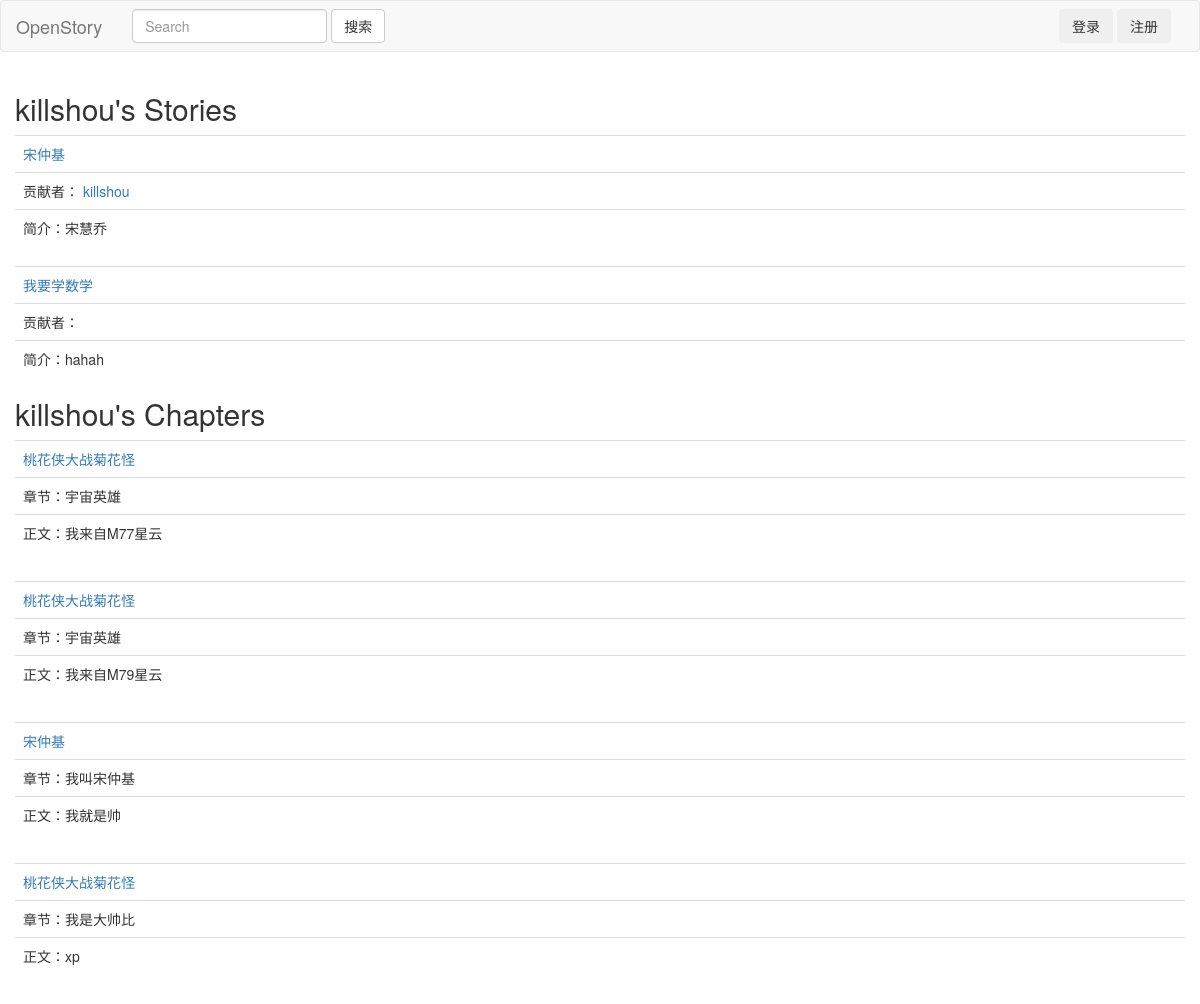
Screenshot of /killshou/ with the database file from the repository.
### story/models.py (models this page shows)
class Story(models.Model):
    title = models.TextField(default='')
    brief = models.TextField(default='')
    owner = models.ForeignKey(User,default=None)

class Chapter(models.Model):
    subtitle = models.TextField(default='')
    content = models.TextField(default='')
    story = models.ForeignKey(Story, default=None)
    writter = models.ForeignKey(User, default=None)

### author/views.py (the view)
# urls.py: url(r'^([a-zA-Z_]+)/', views.user_page, name="author"),
def user_page(request, username):
    if request.user.username == username:
        user = request.user
    else:
        user = User.objects.get(username=username)
    return render(request, 'author.html',{'user':user,})

### author/templates/author.html
{% extends 'base.html' %} {% block header %}
<h2>{{ user.username }}'s Stories</h2>
{% for story in user.story_set.all %}
<table class='table'>
    <tr>
        <td><a href="{% url 'viewstory' story.id %}">{{ story.title }}</a></td>
    </tr>
    <tr>
        <td>贡献者： {% for chapter in story.chapter_set.all %}
            <a href="{% url 'author' chapter.writter.username %}">{{ chapter.writter.username }}</a> {% endfor %}
        </td>
    </tr>
    <tr>
        <td>简介：{{ story.brief }}</td>
    </tr>
</table>
{% endfor %}
<h2>{{ user.username }}'s Chapters</h2> {% for chapter in user.chapter_set.all %}
<table class='table'>
    <tr>
        <td><a href="{% url 'viewstory' chapter.story.id %}">{{ chapter.story.title }}</a></td>
    </tr>
    <tr>
        <td>章节：{{ chapter.subtitle }}</td>
    </tr>
    <tr>
        <td>
            <p>正文：{{ chapter.content }}</p>
        </td>
    </tr>
</table>
{% endfor %} {% endblock %}

### rows the page displays
Story: title "宋仲基", brief "宋慧乔"
Chapter: writter.username "killshou", story "宋仲基", subtitle "我叫宋仲基", content "我就是帅"
Story: title "我要学数学", brief "hahah"
Chapter: story "桃花侠大战菊花怪", subtitle "宇宙英雄", content "我来自M77星云"
Chapter: story "桃花侠大战菊花怪", subtitle "宇宙英雄", content "我来自M79星云"
Chapter: story "桃花侠大战菊花怪", subtitle "我是大帅比", content "xp"

### other values shown
{{ user.username }} "killshou"
